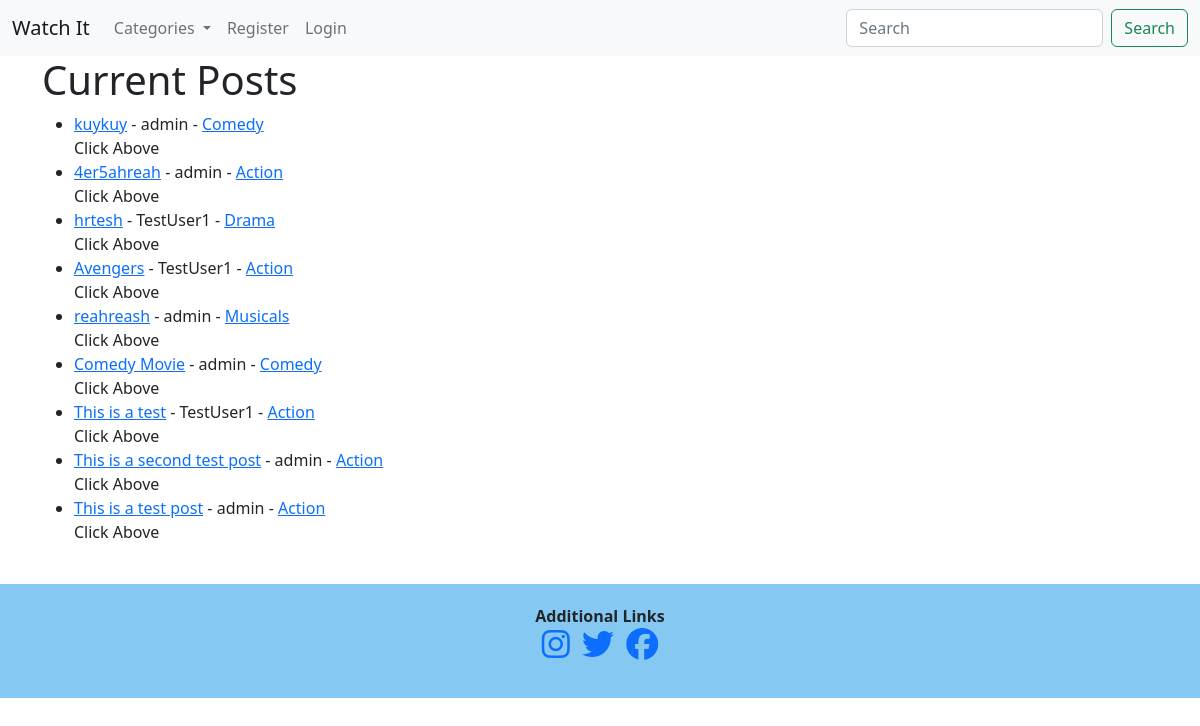
The app's page /, older data.
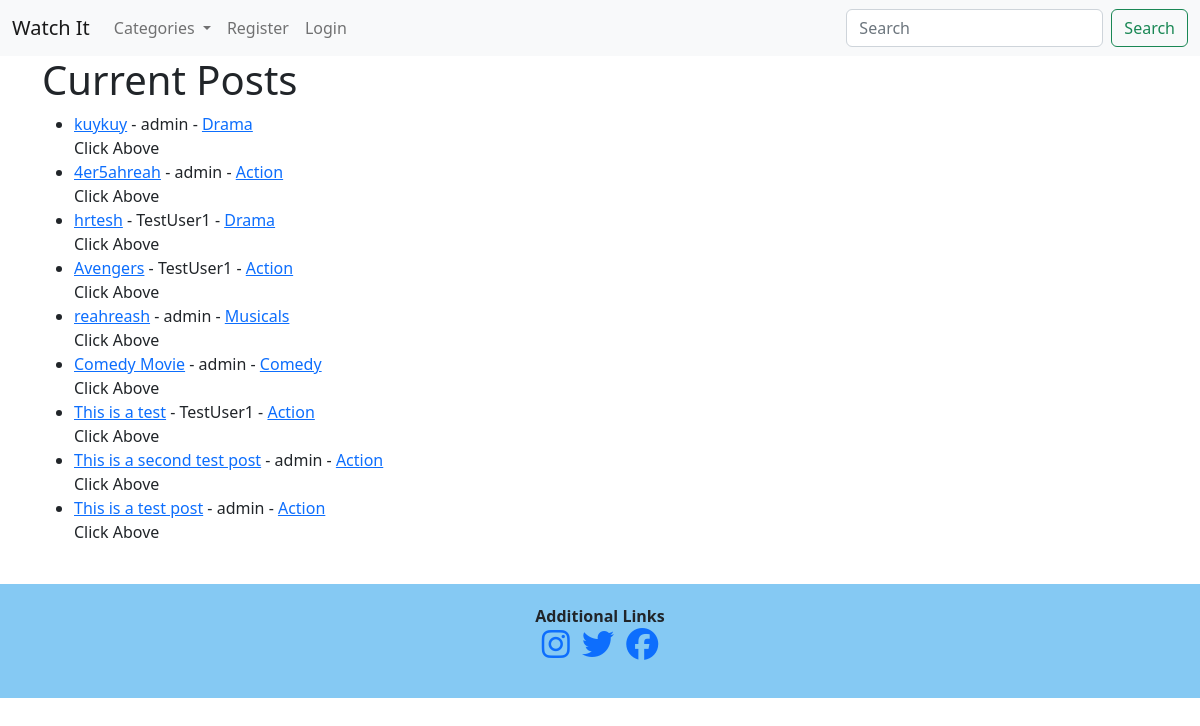
The same page, newer data.
### watchit/models.py (models this page shows, shortened)
class Post(models.Model):
    title = models.CharField(max_length=255)
    title_tag = models.CharField(max_length=255)
    author = models.ForeignKey(User, on_delete=models.CASCADE)
    """This will delete all of users' posts"""
    body = RichTextField(blank=True, null=True)
    post_date = models.DateField(auto_now_add=True)
    category = models.CharField(max_length=255, default='Action')
    snippet = models.CharField(max_length=255, default='Click Above')
    likes = models.ManyToManyField(User, related_name='blog_posts')

### watchit/views.py (the view)
# urls.py: path('', HomeView.as_view(), name="home"),
class HomeView(ListView):
    model = Post
    template_name = 'home.html'
    """This view will show all the posts since we passed in
    listview"""
    category = Category.objects.all()
    ordering = ['-id']
    def get_context_data(self, *args, **kwargs):
        category_menu = Category.objects.all()
        context = super(HomeView, self).get_context_data(*args, **kwargs)
        context["category_menu"] = category_menu
        return context

### watchit/models.py (called while the page is built)
    def __str__(self):
        return self.name

### watchit/templates/home.html
{% extends 'base.html' %}
{% block content %}
<h1>Current Posts</h1>
{% if user.is_authenticated %}
        <ul>
        {% for Post in object_list %}
            {% if user.id == Post.author.id %}
                <li><a href="{% url 'movie-detail' Post.pk %}">{{ Post.title }}</a> - {{ Post.author }} - <a href="{% url 'category' Post.category %}">{{ Post.category }}</a> - <a href="{% url 'edit-movie' Post.pk %}">Edit Movie</a> <br/>
                {{ Post.snippet|slice:":200" }}</li>
            {% else %}
                <li><a href="{% url 'movie-detail' Post.pk %}">{{ Post.title }}</a> - {{ Post.author }} - <a href="{% url 'category' Post.category %}">{{ Post.category }}</a><br/>
                {{ Post.snippet|slice:":200" }}</li>
            {% endif %}
        {% endfor %}
        </ul>
{% else %}
        <ul>
        {% for Post in object_list %}
            <li><a href="{% url 'movie-detail' Post.pk %}">{{ Post.title }}</a> - {{ Post.author }} - <a href="{% url 'category' Post.category %}">{{ Post.category }}</a><br/>
            {{ Post.snippet|slice:":200" }}</li>
        {% endfor %}
        </ul>
{% endif %}
</small> <br/>
 {% endblock %}

Row changes from the older to the newer data that the page shows:
changed Post "kuykuy": category "Comedy" → "Drama"
